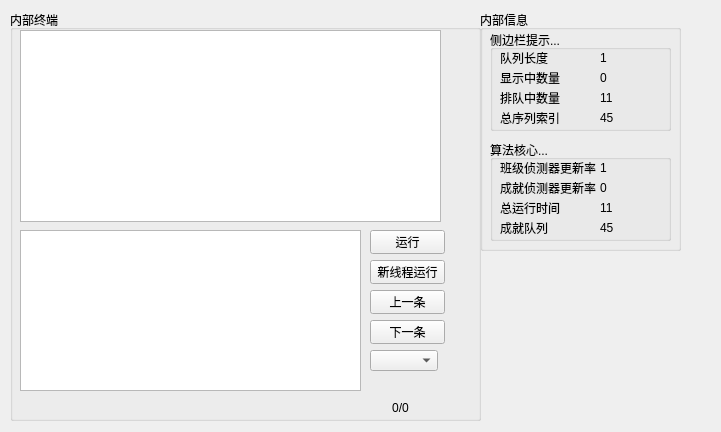
<?xml version="1.0" encoding="UTF-8"?>
<ui version="4.0">
 <class>Form</class>
 <widget class="QWidget" name="Form">
  <property name="geometry">
   <rect>
    <x>0</x>
    <y>0</y>
    <width>721</width>
    <height>432</height>
   </rect>
  </property>
  <property name="windowTitle">
   <string>调试菜单</string>
  </property>
  <widget class="QGroupBox" name="groupBox">
   <property name="geometry">
    <rect>
     <x>10</x>
     <y>10</y>
     <width>471</width>
     <height>411</height>
    </rect>
   </property>
   <property name="title">
    <string>内部终端</string>
   </property>
   <widget class="QTextBrowser" name="textBrowser">
    <property name="geometry">
     <rect>
      <x>10</x>
      <y>20</y>
      <width>421</width>
      <height>192</height>
     </rect>
    </property>
   </widget>
   <widget class="QPushButton" name="pushButton">
    <property name="geometry">
     <rect>
      <x>360</x>
      <y>220</y>
      <width>75</width>
      <height>24</height>
     </rect>
    </property>
    <property name="text">
     <string>运行</string>
    </property>
   </widget>
   <widget class="QTextEdit" name="textEdit">
    <property name="geometry">
     <rect>
      <x>10</x>
      <y>220</y>
      <width>341</width>
      <height>161</height>
     </rect>
    </property>
   </widget>
   <widget class="QPushButton" name="pushButton_2">
    <property name="geometry">
     <rect>
      <x>360</x>
      <y>280</y>
      <width>75</width>
      <height>24</height>
     </rect>
    </property>
    <property name="text">
     <string>上一条</string>
    </property>
   </widget>
   <widget class="QPushButton" name="pushButton_3">
    <property name="geometry">
     <rect>
      <x>360</x>
      <y>310</y>
      <width>75</width>
      <height>24</height>
     </rect>
    </property>
    <property name="text">
     <string>下一条</string>
    </property>
   </widget>
   <widget class="QLabel" name="label_9">
    <property name="geometry">
     <rect>
      <x>350</x>
      <y>390</y>
      <width>81</width>
      <height>16</height>
     </rect>
    </property>
    <property name="text">
     <string>0/0</string>
    </property>
    <property name="alignment">
     <set>Qt::AlignCenter</set>
    </property>
   </widget>
   <widget class="QPushButton" name="pushButton_4">
    <property name="geometry">
     <rect>
      <x>360</x>
      <y>250</y>
      <width>75</width>
      <height>24</height>
     </rect>
    </property>
    <property name="text">
     <string>新线程运行</string>
    </property>
   </widget>
   <widget class="QComboBox" name="comboBox">
    <property name="geometry">
     <rect>
      <x>360</x>
      <y>340</y>
      <width>68</width>
      <height>21</height>
     </rect>
    </property>
    <property name="currentText">
     <string/>
    </property>
    <property name="sizeAdjustPolicy">
     <enum>QComboBox::AdjustToMinimumContentsLengthWithIcon</enum>
    </property>
   </widget>
  </widget>
  <widget class="QGroupBox" name="groupBox_2">
   <property name="geometry">
    <rect>
     <x>480</x>
     <y>10</y>
     <width>201</width>
     <height>241</height>
    </rect>
   </property>
   <property name="title">
    <string>内部信息</string>
   </property>
   <widget class="QGroupBox" name="groupBox_3">
    <property name="geometry">
     <rect>
      <x>10</x>
      <y>20</y>
      <width>181</width>
      <height>101</height>
     </rect>
    </property>
    <property name="title">
     <string>侧边栏提示...</string>
    </property>
    <widget class="QLabel" name="label">
     <property name="geometry">
      <rect>
       <x>10</x>
       <y>20</y>
       <width>61</width>
       <height>16</height>
      </rect>
     </property>
     <property name="text">
      <string>队列长度</string>
     </property>
    </widget>
    <widget class="QLabel" name="label_2">
     <property name="geometry">
      <rect>
       <x>10</x>
       <y>40</y>
       <width>61</width>
       <height>16</height>
      </rect>
     </property>
     <property name="text">
      <string>显示中数量</string>
     </property>
    </widget>
    <widget class="QLabel" name="label_3">
     <property name="geometry">
      <rect>
       <x>10</x>
       <y>60</y>
       <width>61</width>
       <height>16</height>
      </rect>
     </property>
     <property name="text">
      <string>排队中数量</string>
     </property>
    </widget>
    <widget class="QLabel" name="label_4">
     <property name="geometry">
      <rect>
       <x>10</x>
       <y>80</y>
       <width>61</width>
       <height>16</height>
      </rect>
     </property>
     <property name="text">
      <string>总序列索引</string>
     </property>
    </widget>
    <widget class="QLabel" name="label_5">
     <property name="geometry">
      <rect>
       <x>110</x>
       <y>20</y>
       <width>54</width>
       <height>16</height>
      </rect>
     </property>
     <property name="text">
      <string>1</string>
     </property>
    </widget>
    <widget class="QLabel" name="label_6">
     <property name="geometry">
      <rect>
       <x>110</x>
       <y>40</y>
       <width>61</width>
       <height>16</height>
      </rect>
     </property>
     <property name="text">
      <string>0</string>
     </property>
    </widget>
    <widget class="QLabel" name="label_7">
     <property name="geometry">
      <rect>
       <x>110</x>
       <y>60</y>
       <width>61</width>
       <height>16</height>
      </rect>
     </property>
     <property name="text">
      <string>11</string>
     </property>
    </widget>
    <widget class="QLabel" name="label_8">
     <property name="geometry">
      <rect>
       <x>110</x>
       <y>80</y>
       <width>61</width>
       <height>16</height>
      </rect>
     </property>
     <property name="text">
      <string>45</string>
     </property>
    </widget>
   </widget>
   <widget class="QGroupBox" name="groupBox_4">
    <property name="geometry">
     <rect>
      <x>10</x>
      <y>130</y>
      <width>181</width>
      <height>101</height>
     </rect>
    </property>
    <property name="title">
     <string>算法核心...</string>
    </property>
    <widget class="QLabel" name="label_17">
     <property name="geometry">
      <rect>
       <x>10</x>
       <y>20</y>
       <width>101</width>
       <height>16</height>
      </rect>
     </property>
     <property name="text">
      <string>班级侦测器更新率</string>
     </property>
    </widget>
    <widget class="QLabel" name="label_18">
     <property name="geometry">
      <rect>
       <x>10</x>
       <y>40</y>
       <width>101</width>
       <height>16</height>
      </rect>
     </property>
     <property name="text">
      <string>成就侦测器更新率</string>
     </property>
    </widget>
    <widget class="QLabel" name="label_19">
     <property name="geometry">
      <rect>
       <x>10</x>
       <y>60</y>
       <width>101</width>
       <height>16</height>
      </rect>
     </property>
     <property name="text">
      <string>总运行时间</string>
     </property>
    </widget>
    <widget class="QLabel" name="label_20">
     <property name="geometry">
      <rect>
       <x>10</x>
       <y>80</y>
       <width>61</width>
       <height>16</height>
      </rect>
     </property>
     <property name="text">
      <string>成就队列</string>
     </property>
    </widget>
    <widget class="QLabel" name="label_21">
     <property name="geometry">
      <rect>
       <x>110</x>
       <y>20</y>
       <width>54</width>
       <height>16</height>
      </rect>
     </property>
     <property name="text">
      <string>1</string>
     </property>
    </widget>
    <widget class="QLabel" name="label_22">
     <property name="geometry">
      <rect>
       <x>110</x>
       <y>40</y>
       <width>61</width>
       <height>16</height>
      </rect>
     </property>
     <property name="text">
      <string>0</string>
     </property>
    </widget>
    <widget class="QLabel" name="label_23">
     <property name="geometry">
      <rect>
       <x>110</x>
       <y>60</y>
       <width>61</width>
       <height>16</height>
      </rect>
     </property>
     <property name="text">
      <string>11</string>
     </property>
    </widget>
    <widget class="QLabel" name="label_24">
     <property name="geometry">
      <rect>
       <x>110</x>
       <y>80</y>
       <width>61</width>
       <height>16</height>
      </rect>
     </property>
     <property name="text">
      <string>45</string>
     </property>
    </widget>
   </widget>
  </widget>
 </widget>
 <resources/>
 <connections/>
</ui>
